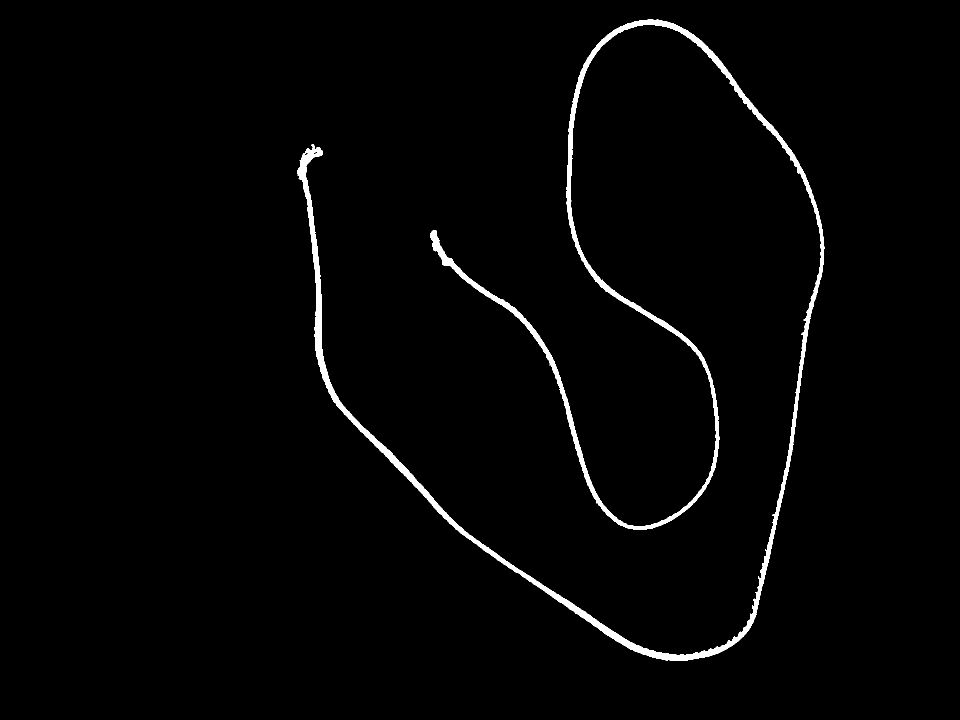
#> input picture Documentation/LINKU_Project_APSCO_Deliverable_D5_Report__submitted___v2_/PUCP_pictures/cable_mask_left.png, 1920 x 1440 px, found by its file name (shown at 1/2 size)
$ python intelligent_wire_path_planner_v2.py
#> lines starting #> are read from the running program, lines starting #| are printed output that depends on the picture; after the words box and inside, x2 and y2 are one past the last pixel; in counts of white or black regions, pixels touching at a corner belong together
#!/usr/bin/env python3
"""
Intelligent Wire Path Planner V2 - Versión mejorada con backtracking real.

Mejoras sobre V1:
- Backtracking real cuando detecta decisiones incorrectas
- Validación progresiva de cobertura (cada N pasos)
- Mejor scoring que considera alcanzabilidad de END
- Stack de decisiones para poder retroceder
"""

import cv2
import numpy as np
import matplotlib.pyplot as plt
from typing import List, Tuple, Dict, Optional, Set
from dataclasses import dataclass
from collections import deque
import copy


@dataclass
class PathState:
    """Estado completo del path en un momento dado."""
    path: List[Tuple[int, int]]
    visited_map: np.ndarray
    coverage: float
    current_pos: Tuple[int, int]


@dataclass
class DecisionPoint:
    """Punto de decisión con alternativas."""
    state: PathState  # Estado del sistema en este punto
    options: List[Tuple[Tuple[int, int], float]]  # (next_pos, score)
    chosen_index: int  # Cuál se eligió
    iteration: int  # En qué iteración se tomó


class IntelligentWirePathPlannerV2:
    """Planner mejorado con backtracking real."""

    def __init__(self, mask: np.ndarray, start: Tuple[int, int], end: Tuple[int, int]):
        self.mask = mask
        self.start = start
        self.end = end

        # Parámetros
        self.step_size = 5
        self.coverage_radius = 3
        self.validation_interval = 50  # Validar cada N pasos

        # Estado
        self.path: List[Tuple[int, int]] = []
        self.visited_map = np.zeros_like(mask, dtype=np.uint8)
        self.decision_stack: List[DecisionPoint] = []

        # Métricas
        self.total_mask_pixels = np.sum(mask > 0)
        self.best_coverage = 0.0

    def plan_path(self, max_iterations: int = 10000) -> Dict:
        """
        Planifica path con backtracking automático.
        """
        print("\n" + "="*70)
        print("INTELLIGENT WIRE PATH PLANNER V2 - Con Backtracking")
        print("="*70)

        self.path = [self.start]
        current = self.start
        cv2.circle(self.visited_map, self.start, self.coverage_radius, 255, -1)

        iteration = 0
        backtracks = 0
        max_backtracks = 5

        while iteration < max_iterations:
            iteration += 1

            # Verificar si llegamos al END
            dist_to_end = np.linalg.norm(np.array(current) - np.array(self.end))
            if dist_to_end < self.step_size * 2:
                self.path.append(self.end)
                coverage = self._compute_coverage()
                print(f"\n[OK] Llegado al END en iteracion {iteration}")
                print(f"     Cobertura final: {coverage*100:.1f}%")

                # Si cobertura es baja, hacer backtrack
                if coverage < 0.75 and backtracks < max_backtracks:
                    print(f"     [!] Cobertura baja ({coverage*100:.1f}%), intentando backtrack...")
                    backtrack_result = self._backtrack()
                    if backtrack_result:
                        current, iteration = backtrack_result
                        backtracks += 1
                        continue
                    else:
                        print("     [!] No se puede hacer backtrack, terminando")
                        break
                else:
                    break

            # Calcular siguiente paso
            options = self._get_movement_options(current)

            if not options:
                print(f"\n[!] Sin opciones en iter {iteration}, intentando backtrack...")
                backtrack_result = self._backtrack()
                if backtrack_result and backtracks < max_backtracks:
                    current, iteration = backtrack_result
                    backtracks += 1
                    continue
                else:
                    print("[!] No se puede hacer backtrack, terminando")
                    break

            # Evaluar opciones
            scored_options = self._score_options(current, options)

            # Si hay múltiples opciones buenas, guardar como decision point
            if len(scored_options) > 1 and scored_options[1][1] > 0.3:
                self._save_decision_point(current, scored_options, iteration)

            # Elegir mejor opción
            next_pos, score = scored_options[0]

            # Avanzar
            self.path.append(next_pos)
            current = next_pos
            cv2.circle(self.visited_map, next_pos, self.coverage_radius, 255, -1)

            # Validación progresiva
            if iteration % self.validation_interval == 0:
                coverage = self._compute_coverage()
                self.best_coverage = max(self.best_coverage, coverage)

                print(f"  Iter {iteration}: {len(self.path)} pts, coverage: {coverage*100:.1f}%, "
                      f"decisions: {len(self.decision_stack)}, backtracks: {backtracks}")

                # Si cobertura no está mejorando, considerar backtrack
                if iteration > self.validation_interval * 2:
                    if coverage < self.best_coverage * 0.95 and len(self.decision_stack) > 0:
                        if backtracks < max_backtracks:
                            print(f"     [!] Cobertura no mejora, haciendo backtrack...")
                            backtrack_result = self._backtrack()
                            if backtrack_result:
                                current, iteration = backtrack_result
                                backtracks += 1
                                continue

        final_coverage = self._compute_coverage()

        print(f"\n[OK] Path completado: {len(self.path)} puntos")
        print(f"     Cobertura final: {final_coverage*100:.1f}%")
        print(f"     Backtracks realizados: {backtracks}")

        return {
            'success': True,
            'path': self.path,
            'coverage': final_coverage,
            'num_decisions': len(self.decision_stack),
            'backtracks': backtracks
        }

    def _get_movement_options(self, current: Tuple[int, int]) -> List[Tuple[int, int]]:
        """Obtiene opciones de movimiento válidas."""
        x, y = current
        search_radius = self.step_size * 3

        y_min = max(0, y - search_radius)
        y_max = min(self.mask.shape[0], y + search_radius + 1)
        x_min = max(0, x - search_radius)
        x_max = min(self.mask.shape[1], x + search_radius + 1)

        mask_region = self.mask[y_min:y_max, x_min:x_max]
        visited_region = self.visited_map[y_min:y_max, x_min:x_max]

        # Preferir píxeles no visitados
        unvisited_wire = np.logical_and(mask_region > 0, visited_region == 0)

        if not unvisited_wire.any():
            wire_pixels = (mask_region > 0)
        else:
            wire_pixels = unvisited_wire

        if not wire_pixels.any():
            return []

        wire_y, wire_x = np.where(wire_pixels)
        wire_y = wire_y + y_min
        wire_x = wire_x + x_min

        # Filtrar por distancia
        options = []
        current_arr = np.array(current)

        for wx, wy in zip(wire_x, wire_y):
            dist = np.linalg.norm(np.array([wx - x, wy - y]))
            if self.step_size * 0.7 < dist < self.step_size * 2.5:
                options.append((wx, wy))

        return options

    # [191 lines left out: functions _score_options, _estimate_reachability, _bresenham_line, _get_momentum, _save_decision_point, not called in this run]

    def _backtrack(self) -> Optional[Tuple[Tuple[int, int], int]]:
        """
        Hace backtrack al último decision point y prueba otra opción.

        Returns:
            (new_current_pos, new_iteration) si backtrack exitoso, None si no
        """
        if not self.decision_stack:
            return None

        # Buscar decision point con opciones no exploradas
        for i in range(len(self.decision_stack) - 1, -1, -1):
            decision = self.decision_stack[i]

            # Si ya probamos todas las opciones, continuar
            if decision.chosen_index >= len(decision.options) - 1:
                continue

            # Probar siguiente opción
            decision.chosen_index += 1
            next_option = decision.options[decision.chosen_index]

            print(f"     [>>] Backtrack a iter {decision.iteration}, "
                  f"probando opcion {decision.chosen_index + 1}/{len(decision.options)} "
                  f"(score: {next_option[1]:.2f})")

            # Restaurar estado
            self.path = copy.deepcopy(decision.state.path)
            self.visited_map = decision.state.visited_map.copy()

            # Agregar la nueva opción
            new_pos = next_option[0]
            self.path.append(new_pos)
            cv2.circle(self.visited_map, new_pos, self.coverage_radius, 255, -1)

            # Eliminar decision points posteriores
            self.decision_stack = self.decision_stack[:i+1]

            return (new_pos, decision.iteration + 1)

        return None

    def _compute_coverage(self) -> float:
        """Calcula cobertura actual."""
        covered = np.logical_and(self.mask > 0, self.visited_map > 0)
        return np.sum(covered) / self.total_mask_pixels

    def visualize(self, output_path: str):
        """Visualiza el resultado."""
        vis = cv2.cvtColor(self.mask, cv2.COLOR_GRAY2BGR)

        # Dibujar path con gradiente
        path_array = np.array(self.path, dtype=np.int32)

        for i in range(len(path_array) - 1):
            p1 = tuple(path_array[i])
            p2 = tuple(path_array[i+1])

            ratio = i / len(path_array)
            color_val = int(ratio * 255)
            color = cv2.applyColorMap(np.array([[color_val]], dtype=np.uint8),
                                     cv2.COLORMAP_VIRIDIS)[0, 0]
            color = tuple(map(int, color))

            cv2.line(vis, p1, p2, color, 3)

        # Marcar START y END
        cv2.circle(vis, self.start, 15, (0, 255, 0), -1)
        cv2.circle(vis, self.end, 15, (0, 0, 255), -1)

        coverage = self._compute_coverage()

        plt.figure(figsize=(16, 14))
        plt.imshow(cv2.cvtColor(vis, cv2.COLOR_BGR2RGB))
        plt.title(f"Intelligent Wire Path V2 - {len(self.path)} pts | "
                 f"Coverage: {coverage*100:.1f}%",
                 fontsize=14, weight='bold')
        plt.axis('off')
        plt.tight_layout()
        plt.savefig(output_path, dpi=150, bbox_inches='tight')
        print(f"\n[OK] Visualizacion guardada: {output_path}")
        plt.show()


def main():
    """Test del planner V2."""
    mask_path = r"c:\Users\jf19s\Desktop\PROYECTOS\ACTUALES\STEREO_PHOTOGRAMMETRY_CM5\data\results\debug\cable_mask_left.png"

    mask = cv2.imread(mask_path, cv2.IMREAD_GRAYSCALE)
#> mask: shape (1440, 1920); 1.7% white; 1 white region, box (x1, y1, x2, y2) and area: (595, 39, 1649, 1322) 46864
    _, mask = cv2.threshold(mask, 127, 255, cv2.THRESH_BINARY)

    start = (1248, 668)
    end = (1297, 945)

    planner = IntelligentWirePathPlannerV2(mask, start, end)
#> in __init__, `self.total_mask_pixels = np.sum(mask > 0)`: self.total_mask_pixels = 46864
    result = planner.plan_path(max_iterations=10000)
#> in plan_path, `cv2.circle(self.visited_map, self.start, self.coverage_radius, 255, -1)`:
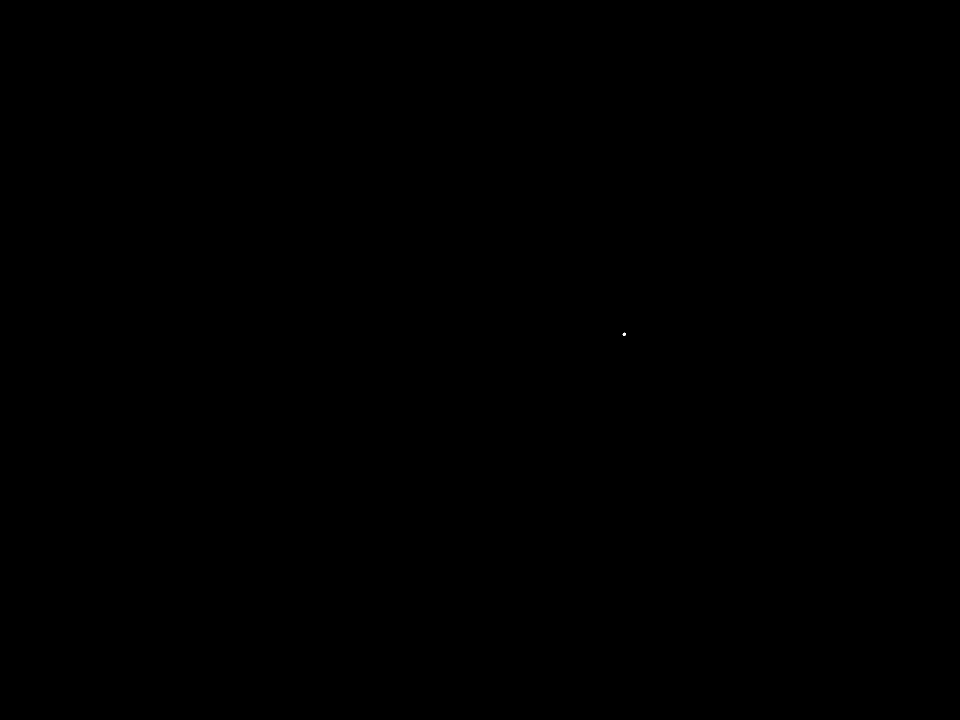
#> self.visited_map: shape (1440, 1920) (shown at 1/2 size); 0% white; 1 white region, box (x1, y1, x2, y2) and area: (1245, 665, 1252, 672) 29
#> in _compute_coverage, `covered = np.logical_and(self.mask > 0, self.visited_map > 0)`: covered: shape (1440, 1920) bool; every value is 0
#> in plan_path, `final_coverage = self._compute_coverage()`: final_coverage = 0
#| [OK] Path completado: 1 puntos
#|      Cobertura final: 0.0%
#|      Backtracks realizados: 0
#> result = {'success': True, 'path': [(1248, 668)], 'coverage': 0, 'num_decisions': 0, 'backtracks': 0}

    if result['success']:
        planner.visualize('data/results/debug/intelligent_wire_path_v2.png')
#> in visualize, vis is the input picture: shape (1440, 1920, 3); 1.7% white; 1 white region, box (x1, y1, x2, y2) and area: (595, 39, 1649, 1322) 46864
#> in visualize, `cv2.circle(vis, self.start, 15, (0, 255, 0), -1)`: vis: shape (1440, 1920, 3); 0.03% of pixels changed, all inside (x1, y1, x2, y2) = (1233, 653, 1264, 684)
#> in visualize, `cv2.circle(vis, self.end, 15, (0, 0, 255), -1)`: vis: shape (1440, 1920, 3); mean B, G, R 4.3, 4.4, 4.4
#> in visualize, `coverage = self._compute_coverage()`: coverage = 0

    return result


if __name__ == "__main__":
    main()
